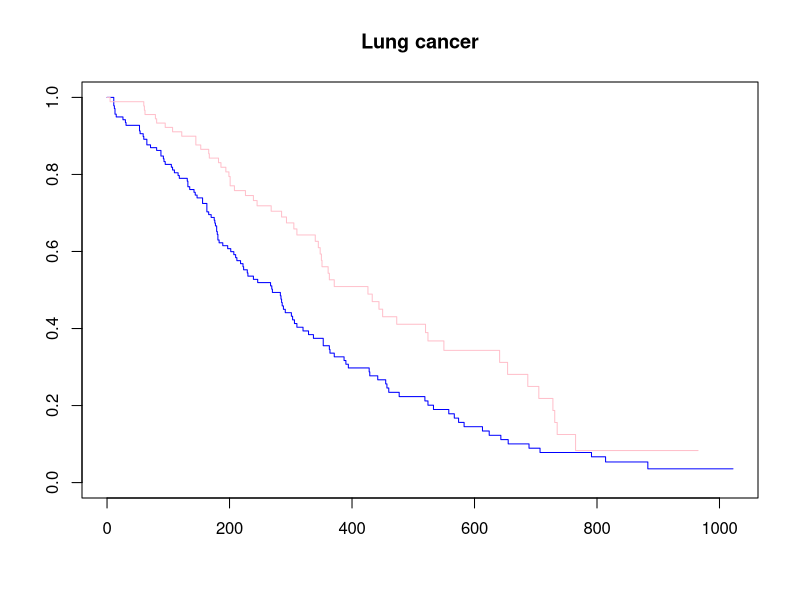
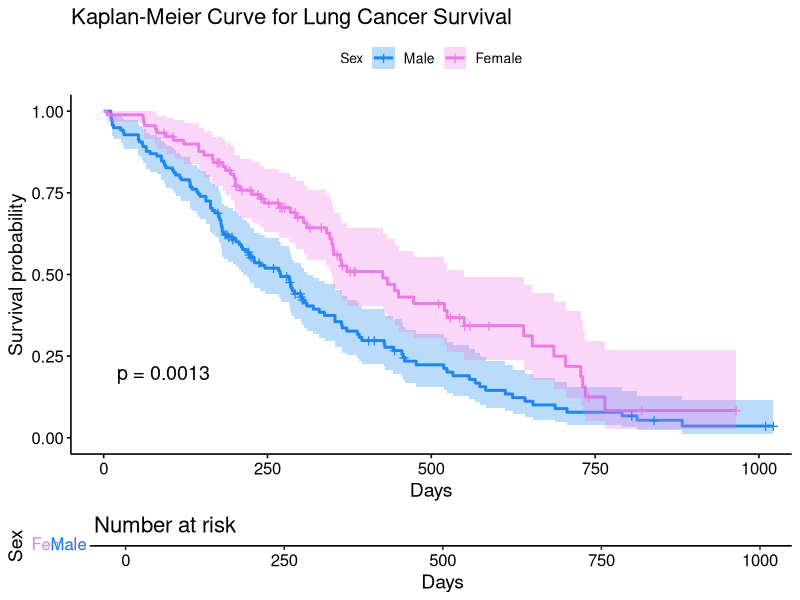

Reproduce these figures in R, in order.
library(survival)
browseVignettes("survival")
sfit <- survfit(Surv(time, status)~sex, data=lung)
plot(sfit, col=c("blue", "pink"), main="Lung cancer")
survreg(Surv(time, status)~sex, data=lung)
coxph(Surv(time, status)~sex, data=lung)
coxph(Surv(time, status)~sex, data=lung)
library(survminer)
ggsurvplot(sfit, conf.int=TRUE, pval=TRUE, risk.table=TRUE, 
  legend.labs=c("Male", "Female"), legend.title="Sex",  
  palette=c("dodgerblue2", "orchid2"), 
  title="Kaplan-Meier Curve for Lung Cancer Survival", 
  risk.table.height=.15, xlab="Days")
